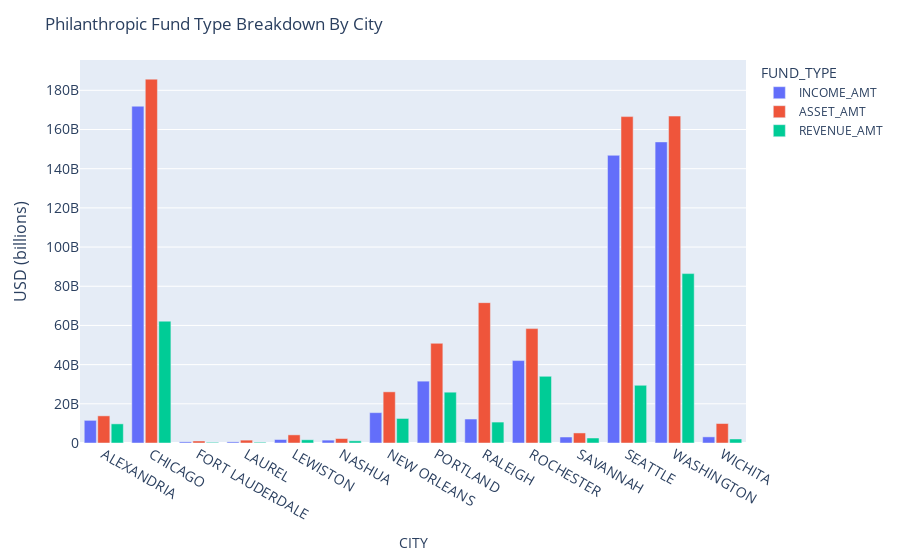

Source (notebook cell):
### Code cell
# group funds by city
df_city_funds = df_city.groupby('CITY')[['INCOME_AMT', 'ASSET_AMT','REVENUE_AMT']].sum().reset_index()

# melt the data into CITY and FUND TYPE
melted_city_funds = df_city_funds.melt(id_vars=['CITY'], value_vars=['INCOME_AMT', 'ASSET_AMT', 'REVENUE_AMT'], var_name='FUND_TYPE', value_name='AMOUNT')
melted_city_funds

fig= px.bar(melted_city_funds, x='CITY', y='AMOUNT',color='FUND_TYPE',barmode='group')
fig.update_layout(
    title='Philanthropic Fund Type Breakdown By City',
    xaxis_tickfont_size=14,
    yaxis=dict(
        title='USD (billions)',
        titlefont_size=16,
        tickfont_size=14,
    ),
    xaxis=dict(
        title='City'
    ),
    legend=dict(
        bgcolor='rgba(255, 255, 255, 0)',
        bordercolor='rgba(255, 255, 255, 0)'
    ),
    bargap=0.15, # gap between bars of adjacent location coordinates.
    bargroupgap=0.1 # gap between bars of the same location coordinate.
)
fig.show()

### Figure 1 — Plotly figure (JSON) as saved in the notebook; plotly's stock layout.template omitted (floating-point values rounded to 4 significant figures)
{"data": [{"alignmentgroup": "True", "hovertemplate": "FUND_TYPE=INCOME_AMT<br>CITY=%{x}<br>AMOUNT=%{y}<extra></extra>", "legendgroup": "INCOME_AMT", "marker": {"color": "#636efa", "pattern": {"shape": ""}}, "name": "INCOME_AMT", "offsetgroup": "INCOME_AMT", "orientation": "v", "showlegend": true, "textposition": "auto", "type": "bar", "x": ["ALEXANDRIA", "CHICAGO", "FORT LAUDERDALE", "LAUREL", "LEWISTON", "NASHUA", "NEW ORLEANS", "PORTLAND", "RALEIGH", "ROCHESTER", "SAVANNAH", "SEATTLE", "WASHINGTON", "WICHITA"], "xaxis": "x", "y": [11554012310, 171887504214, 590046493, 575563237, 1781093251, 1472462042, 15491131910, 31564874793, 12234771600, 42071330001, 3064199626, 146831572146, 153676309594, 3127628263], "yaxis": "y"}, {"alignmentgroup": "True", "hovertemplate": "FUND_TYPE=ASSET_AMT<br>CITY=%{x}<br>AMOUNT=%{y}<extra></extra>", "legendgroup": "ASSET_AMT", "marker": {"color": "#EF553B", "pattern": {"shape": ""}}, "name": "ASSET_AMT", "offsetgroup": "ASSET_AMT", "orientation": "v", "showlegend": true, "textposition": "auto", "type": "bar", "x": ["ALEXANDRIA", "CHICAGO", "FORT LAUDERDALE", "LAUREL", "LEWISTON", "NASHUA", "NEW ORLEANS", "PORTLAND", "RALEIGH", "ROCHESTER", "SAVANNAH", "SEATTLE", "WASHINGTON", "WICHITA"], "xaxis": "x", "y": [13858986866, 185700184690, 1035125245, 1466428588, 4148994630, 2293810441, 26115472925, 50875962871, 71626963152, 58383993535, 5131227614, 166585737534, 166859316414, 9934528783], "yaxis": "y"}, {"alignmentgroup": "True", "hovertemplate": "FUND_TYPE=REVENUE_AMT<br>CITY=%{x}<br>AMOUNT=%{y}<extra></extra>", "legendgroup": "REVENUE_AMT", "marker": {"color": "#00cc96", "pattern": {"shape": ""}}, "name": "REVENUE_AMT", "offsetgroup": "REVENUE_AMT", "orientation": "v", "showlegend": true, "textposition": "auto", "type": "bar", "x": ["ALEXANDRIA", "CHICAGO", "FORT LAUDERDALE", "LAUREL", "LEWISTON", "NASHUA", "NEW ORLEANS", "PORTLAND", "RALEIGH", "ROCHESTER", "SAVANNAH", "SEATTLE", "WASHINGTON", "WICHITA"], "xaxis": "x", "y": [9775647645, 62185649176, 345161326, 377852329, 1650985172, 1108619910, 12522077537, 25930461616, 10681404703, 34034089362, 2548419573, 29464884267, 86458562213, 2057508070], "yaxis": "y"}], "layout": {"bargap": 0.15, "bargroupgap": 0.1, "barmode": "group", "legend": {"bgcolor": "rgba(255, 255, 255, 0)", "bordercolor": "rgba(255, 255, 255, 0)", "title": {"text": "FUND_TYPE"}, "tracegroupgap": 0}, "margin": {"t": 60}, "title": {"text": "Philanthropic Fund Type Breakdown By City"}, "xaxis": {"anchor": "y", "domain": [0, 1], "tickfont": {"size": 14}, "title": {"text": "CITY"}}, "yaxis": {"anchor": "x", "domain": [0, 1], "tickfont": {"size": 14}, "title": {"font": {"size": 16}, "text": "USD (billions)"}}}}
